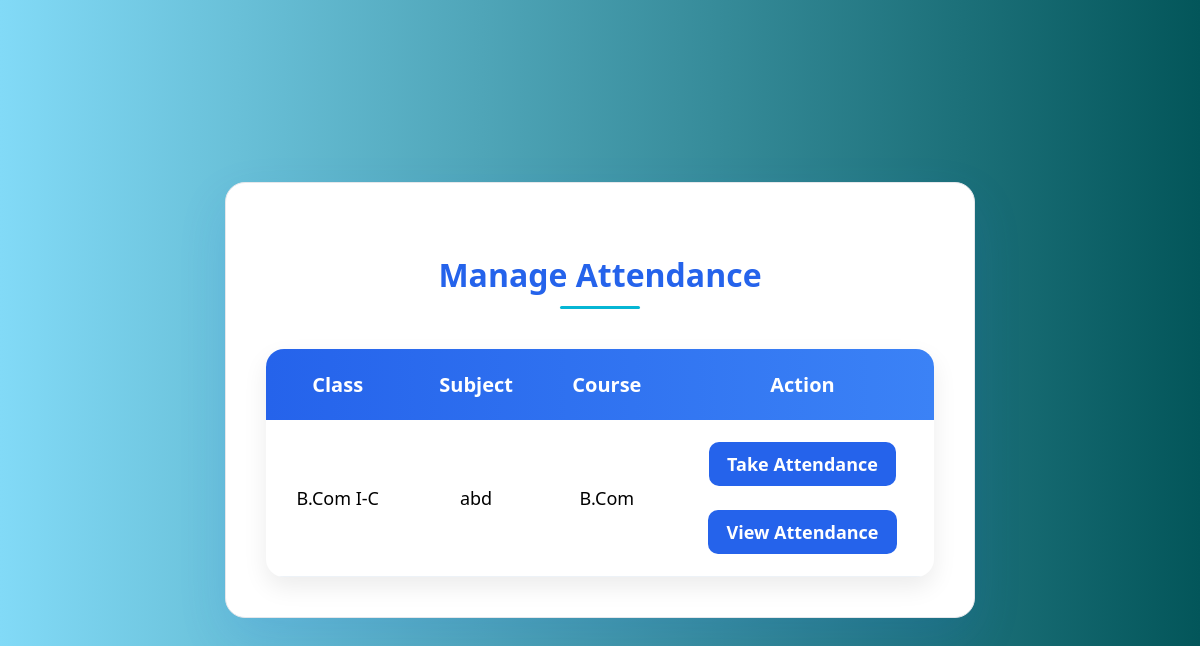
Page /manage_attendance.php (signed in) on the committed database.
### tables this page shows
CREATE TABLE `staff_subjects` (
  `staff_subject_id` int(11) NOT NULL,
  `staff_id` int(11) NOT NULL,
  `subject_id` int(11) NOT NULL,
  `class_id` int(11) NOT NULL,
  `assigned_at` timestamp NOT NULL DEFAULT current_timestamp()
);

CREATE TABLE `classes` (
  `class_id` int(11) NOT NULL,
  `class_name` varchar(50) NOT NULL,
  `department_id` int(11) NOT NULL,
  `year_id` int(11) NOT NULL,
  `section` varchar(5) NOT NULL,
  `class_advisor` int(11) DEFAULT NULL
);

CREATE TABLE `subjects` (
  `subject_id` int(11) NOT NULL,
  `subject_code` varchar(20) NOT NULL,
  `subject_name` varchar(100) NOT NULL,
  `department_id` int(11) NOT NULL,
  `year_id` int(11) NOT NULL,
  `semester` int(11) NOT NULL,
  `credits` int(11) DEFAULT 4,
  `created_at` timestamp NOT NULL DEFAULT current_timestamp()
);

CREATE TABLE `departments` (
  `department_id` int(11) NOT NULL,
  `department_name` varchar(100) NOT NULL,
  `program_level` enum('UG','PG','Diploma','PhD') NOT NULL DEFAULT 'UG'
);

### manage_attendance.php (the view, shortened to what this page needs)
<?php
require "database.php";
$staff_id=$_SESSION["staff_id"];
$stmt=mysqli_prepare(
$conn,
"SELECT
ss.class_id,
ss.subject_id,
c.class_name,
s.subject_name,
d.department_name
FROM staff_subjects ss
JOIN classes c
ON ss.class_id=c.class_id
JOIN subjects s
ON ss.subject_id=s.subject_id
JOIN departments d
ON c.department_id=d.department_id
WHERE ss.staff_id=?"
);
mysqli_stmt_bind_param(
$stmt,
"i",
$staff_id
);
mysqli_stmt_execute($stmt);
$result=mysqli_stmt_get_result($stmt);
?>
<!DOCTYPE html>
<html>
<head>
<link rel="stylesheet" href="style.css">
</head>
<body>
<div class="container">
<h1>
Manage Attendance
</h1>
<table class="attendance-table">
<thead>
<tr>
<th>Class</th>
<th>Subject</th>
<th>Course</th>
<th>Action</th>
</tr>
</thead>
<tbody>
<?php while($row=mysqli_fetch_assoc($result)){ ?>
<tr>
<td><?php echo htmlspecialchars($row["class_name"]); ?></td>
<td><?php echo htmlspecialchars($row["subject_name"]); ?></td>
<td><?php echo htmlspecialchars($row["department_name"]); ?></td>
<td>
<a
class="action-btn"
href="take_attendance.php?class_id=<?php echo $row["class_id"]; ?>&subject_id=<?php echo $row["subject_id"]; ?>">
Take Attendance
</a>
<br><br>
<a
class="action-btn"
href="view_attendance.php?class_id=<?php echo $row["class_id"]; ?>&subject_id=<?php echo $row["subject_id"]; ?>">
View Attendance
</a>
</td>
</tr>
<?php } ?>
</tbody>
</table>
</div>
</body>
</html>

### style.css (style rules this page uses)
* { margin:0; padding:0; box-sizing:border-box; font-family:'Segoe UI', Tahoma, Geneva, Verdana, sans-serif; }
body { min-height:100vh; display:flex; justify-content:center; align-items:center; padding:40px; background:linear-gradient( to right, #82daf7, #03565a ); }
.container { width:100%; max-width:750px; background:#FFFFFF; border-radius:20px; padding:40px; border:1px solid #E5E7EB; box-shadow:0 20px 50px rgba(37,99,235,0.12); transition:0.3s ease; }
h1 { text-align:center; font-size:32px; color:#2563EB; margin-bottom:10px; }
h1::after { content:""; display:block; width:80px; height:3px; background:#06B6D4; margin:10px auto; border-radius:10px; }
a { color:#2563EB; text-decoration:none; }
.container { position:relative; }
.container h1 { text-align:center; margin-top:30px; margin-bottom:40px; }
.attendance-table { width:100%; border-collapse:collapse; overflow:hidden; border-radius:18px; background:#ffffff; box-shadow:0 10px 25px rgba(0,0,0,.08); }
.attendance-table thead { background:linear-gradient(90deg,#2563eb,#3b82f6); }
.attendance-table thead th { color:#ffffff; font-size:20px; font-weight:600; padding:22px; text-align:center; }
.attendance-table tbody td { padding:22px; text-align:center; border-bottom:1px solid #edf2f7; font-size:18px; }
.action-btn { display:inline-block; background:#2563eb; color:#ffffff; padding:10px 18px; border-radius:10px; text-decoration:none; font-weight:600; transition:.3s; }

### rows in the picture
staff_subjects: class.class_name "B.Com I-C", subject.subject_name "abd", departments.department_name "B.Com"
